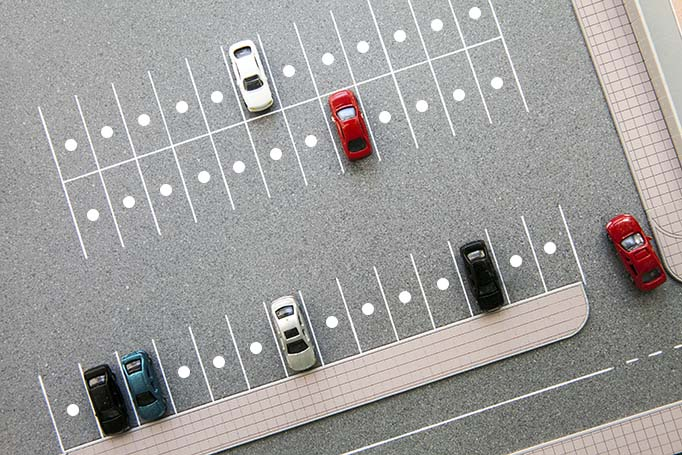
%> input picture images/h1_park.jpg, 682 x 455 px
$ octave code2.m   (GNU Octave 9; MATLAB toolbox functions it lacks are replaced by stand-ins)
%> lines starting %> are read from the running program, lines starting %| are printed output that depends on the picture; in (x1, y1, x2, y2) boxes, pixels count from 0 and x2, y2 are one past the last pixel; in counts of white or black regions, pixels touching at a corner belong together; the program's own positions count from 1
% code for another simple image for detecting cirles

% constants
sensitivity=0.75;
lower_cutoff_radius=5;
higher_cutoff_radius=25;

% take image as input
RGB = imread('/home/hgkumbhare/ivp project/images/h1_park.jpg');
%> RGB is the input picture: size 455x682x3 uint8; mean R, G, B 158.6, 157.2, 156
figure;
imshow(RGB);

% convert rgb to grayscale image
I = rgb2gray(RGB);
figure;
imshow(I);

% perform adaptive threshold
T = adaptthresh(I, 0.4);
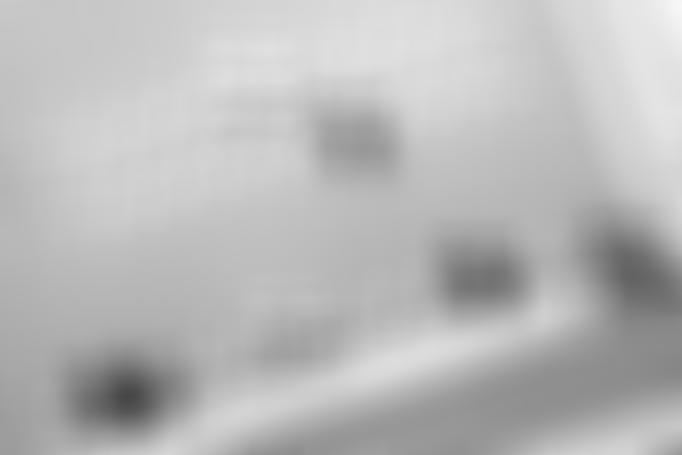
%> T: size 455x682 double; min 0.278, max 0.971, mean 0.729
BW = imbinarize(I,T);
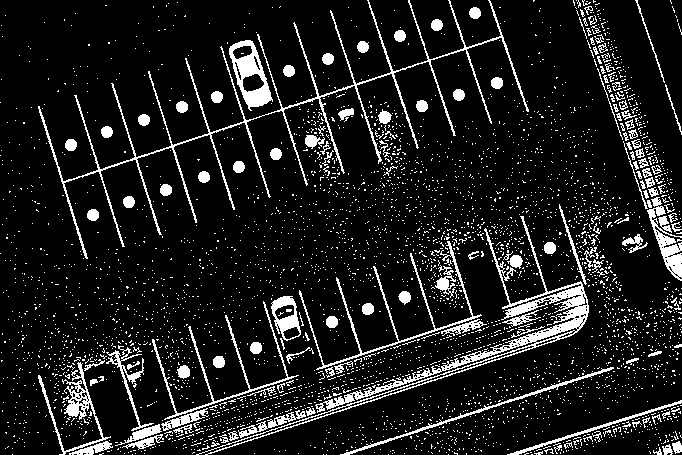
%> BW: size 455x682 logical; 11.5% white; 4003 white regions (3853 under 20 px), largest, box (x1, y1, x2, y2) and area: (38, 0, 529, 259) 4784, (196, 216, 589, 455) 4606, (229, 40, 273, 111) 1313
I=BW;
figure;
imshow(I);

% perform opening operation on image
se = strel('square',2);
I = imopen(I,se);
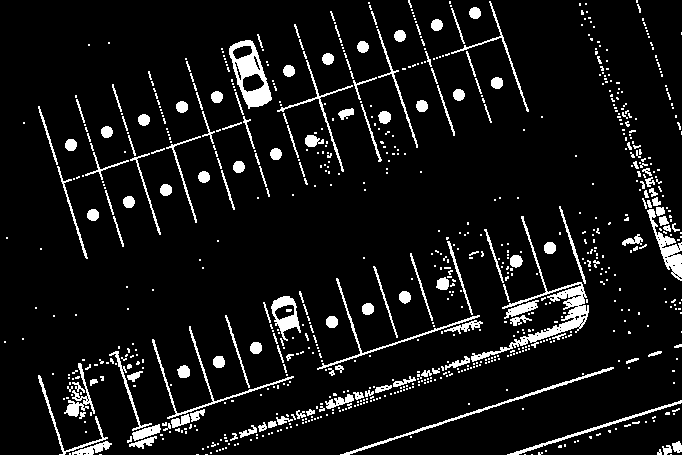
%> I: size 455x682 logical; 8% white; 821 white regions (661 under 20 px), largest, box (x1, y1, x2, y2) and area: (471, 216, 589, 362) 1831, (229, 40, 272, 109) 1306, (340, 367, 614, 455) 774
figure;
imshow(I);

% get centers and radius of circles in the image and show them
[centers, radii] = imfindcircles(I,[lower_cutoff_radius higher_cutoff_radius],'ObjectPolarity','bright','Sensitivity',sensitivity);
%> centers = 45 rows, first 12: [184.4 372.4; 385.3 117.7; 405.5 297.7; 332.5 322.3; 256.7 348.5; 219.6 362.6; 368.4 309.6; 71.5 145.5; 497.7 83.5; 550.3 248.5; 93.71 215.5; 239.3 167.5]; radii = 45 values, max 17.07 at index 35, min 6.01 at index 45, mean 7.47

centers_selected=[];
radii_selected=[];

figure;
imshow(I)

% filtering circles having radius in required range
i=1;
while i<=length(radii)
    if radii(i)<10
        radii_selected=[radii_selected ; radii(i)];
        centers_selected=[centers_selected ; centers(i,1) centers(i,2)];
    end
    i=i+1;
end
%> this loop made 45 passes
%> (radii_selected, centers_selected) on passes 1 to 4: (6.6, [184.4 372.4]), ([6.6; 6.58], [184.4 372.4; 385.3 117.7]), ([6.6; 6.58; 6.57], [184.4 372.4; 385.3 117.7; 405.5 297.7]), ([6.6; 6.58; 6.57; 6.57], [184.4 372.4; 385.3 117.7; 405.5 297.7; 332.5 322.3])
%> radii_selected on passes 5 to 10: [6.6; 6.58; 6.57; 6.57; 6.49], [6.6; 6.58; 6.57; 6.57; 6.49; 6.61], [6.6; 6.58; 6.57; 6.57; 6.49; 6.61; 6.56], [6.6; 6.58; 6.57; 6.57; 6.49; 6.61; 6.56; 6.59], [6.6; 6.58; 6.57; 6.57; 6.49; 6.61; 6.56; 6.59; 6.38], [6.6; 6.58; 6.57; 6.57; 6.49; 6.61; 6.56; 6.59; 6.38; 6.56]
%> after the loop, centers_selected = 40 rows, first 12: [184.4 372.4; 385.3 117.7; 405.5 297.7; 332.5 322.3; 256.7 348.5; 219.6 362.6; 368.4 309.6; 71.5 145.5; 497.7 83.5; 550.3 248.5; 93.71 215.5; 239.3 167.5]; radii_selected = 40 values, max 9.51 at index 36, min 6.01 at index 40, mean 6.72

h = viscircles(centers_selected,radii_selected);
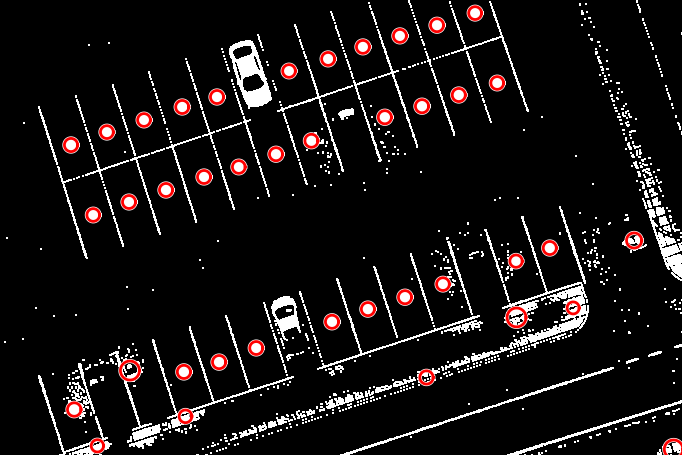
%> figure redrawn from the program's plot data
% display number of empty slots
centers_selected;
radii_selected;
if length(centers_selected)>0
    disp(length(centers_selected) + " slots available");
%| 40 slots available
else
    disp("No slots available");
end
